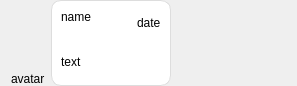
<?xml version="1.0" encoding="UTF-8"?>
<ui version="4.0">
 <class>Form</class>
 <widget class="QWidget" name="Form">
  <property name="geometry">
   <rect>
    <x>0</x>
    <y>0</y>
    <width>297</width>
    <height>86</height>
   </rect>
  </property>
  <property name="windowTitle">
   <string>Form</string>
  </property>
  <layout class="QHBoxLayout" name="horizontalLayout_2" stretch="0,0,0">
   <property name="topMargin">
    <number>0</number>
   </property>
   <property name="bottomMargin">
    <number>0</number>
   </property>
   <item>
    <layout class="QVBoxLayout" name="verticalLayout_2">
     <item>
      <spacer name="verticalSpacer">
       <property name="orientation">
        <enum>Qt::Vertical</enum>
       </property>
       <property name="sizeHint" stdset="0">
        <size>
         <width>20</width>
         <height>40</height>
        </size>
       </property>
      </spacer>
     </item>
     <item>
      <widget class="QLabel" name="avatar">
       <property name="text">
        <string>avatar</string>
       </property>
      </widget>
     </item>
    </layout>
   </item>
   <item>
    <widget class="QFrame" name="frame">
     <property name="autoFillBackground">
      <bool>false</bool>
     </property>
     <property name="styleSheet">
      <string notr="true">QFrame#frame {border-radius: 10px;
background-color: white;
border: 1px solid rgb(221, 221, 221); }</string>
     </property>
     <property name="frameShape">
      <enum>QFrame::StyledPanel</enum>
     </property>
     <property name="frameShadow">
      <enum>QFrame::Raised</enum>
     </property>
     <layout class="QVBoxLayout" name="verticalLayout" stretch="0,0,0,1">
      <item>
       <layout class="QHBoxLayout" name="horizontalLayout_3">
        <item>
         <widget class="QLabel" name="name">
          <property name="text">
           <string>name</string>
          </property>
          <property name="alignment">
           <set>Qt::AlignLeading|Qt::AlignLeft|Qt::AlignTop</set>
          </property>
          <property name="wordWrap">
           <bool>false</bool>
          </property>
         </widget>
        </item>
        <item>
         <spacer name="horizontalSpacer_2">
          <property name="orientation">
           <enum>Qt::Horizontal</enum>
          </property>
          <property name="sizeHint" stdset="0">
           <size>
            <width>40</width>
            <height>20</height>
           </size>
          </property>
         </spacer>
        </item>
        <item>
         <widget class="QLabel" name="date">
          <property name="text">
           <string>date</string>
          </property>
          <property name="alignment">
           <set>Qt::AlignBottom|Qt::AlignLeading|Qt::AlignLeft</set>
          </property>
          <property name="wordWrap">
           <bool>false</bool>
          </property>
         </widget>
        </item>
       </layout>
      </item>
      <item>
       <widget class="QWidget" name="imagesWidget" native="true">
        <layout class="QVBoxLayout" name="verticalLayout_3">
         <property name="leftMargin">
          <number>0</number>
         </property>
         <property name="topMargin">
          <number>0</number>
         </property>
         <property name="rightMargin">
          <number>0</number>
         </property>
         <property name="bottomMargin">
          <number>0</number>
         </property>
         <item>
          <layout class="QGridLayout" name="imagesLayout"/>
         </item>
        </layout>
       </widget>
      </item>
      <item>
       <widget class="QWidget" name="replyMsgsWidget" native="true">
        <layout class="QHBoxLayout" name="replyMsgs">
         <property name="leftMargin">
          <number>0</number>
         </property>
         <property name="topMargin">
          <number>0</number>
         </property>
         <property name="rightMargin">
          <number>0</number>
         </property>
         <property name="bottomMargin">
          <number>0</number>
         </property>
         <item>
          <widget class="Line" name="line">
           <property name="styleSheet">
            <string notr="true">background-color: rgb(170, 188, 206);</string>
           </property>
           <property name="orientation">
            <enum>Qt::Vertical</enum>
           </property>
          </widget>
         </item>
         <item>
          <layout class="QVBoxLayout" name="replyMsgsLayout"/>
         </item>
        </layout>
       </widget>
      </item>
      <item>
       <layout class="QHBoxLayout" name="textLayout">
        <item>
         <widget class="QLabel" name="text">
          <property name="styleSheet">
           <string notr="true"/>
          </property>
          <property name="text">
           <string>text</string>
          </property>
          <property name="scaledContents">
           <bool>false</bool>
          </property>
          <property name="alignment">
           <set>Qt::AlignLeading|Qt::AlignLeft|Qt::AlignVCenter</set>
          </property>
          <property name="wordWrap">
           <bool>true</bool>
          </property>
         </widget>
        </item>
       </layout>
      </item>
     </layout>
    </widget>
   </item>
   <item>
    <spacer name="horizontalSpacer_3">
     <property name="orientation">
      <enum>Qt::Horizontal</enum>
     </property>
     <property name="sizeHint" stdset="0">
      <size>
       <width>40</width>
       <height>20</height>
      </size>
     </property>
    </spacer>
   </item>
  </layout>
 </widget>
 <resources/>
 <connections/>
</ui>
